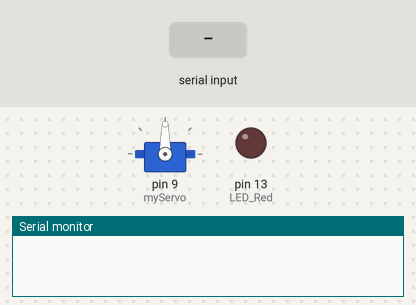
Simulated run of this sketch. Board: Arduino Uno, built with avr-gcc and run on an emulated ATmega328P. Parts: servo, output pins drawn as LEDs (lit = HIGH), the last lines printed to the serial monitor. Inputs (shaded band) come from the test bench.

Above: at 1.2 s.
1.3 s: "1" received over the second serial link
At 2.3 s:
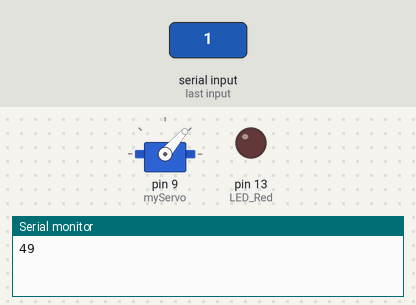
2.8 s: "0" received over the second serial link
At 3.5 s:
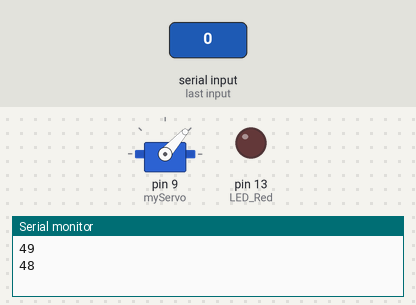
Timing chart, 0 to 5.8 s (numbered marks = the images above; inputs shaded):
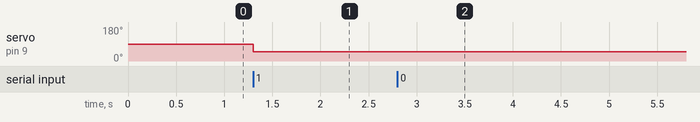

Measured:
- after the input at 1.3 s, servo on pin 9 (myServo): 90° → 49° at once
- after the input at 2.8 s, servo on pin 9 (myServo): 49° → 48° at once

The sketch:

SM_Android_LED.ino
```cpp
#include <SoftwareSerial.h>
#include <Servo.h>

int LED_Red = 13;
Servo myServo;
int BT_TX = 10;
int BT_RX = 11;
SoftwareSerial BT(BT_TX, BT_RX);
int value = 0;

void setup(){
  myServo.attach(9);
  Serial.begin(9600);
  BT.begin(9600);
  pinMode(LED_Red,OUTPUT);
}

void loop(){
  if(BT.available()>0){
    int servoPos = BT.read();
    Serial.println(servoPos);
    myServo.write(servoPos);
    value = servoPos;
  }
  if(value >= 90){
    digitalWrite(LED_Red, HIGH);
  }else{
    digitalWrite(LED_Red, LOW);
  }
}
```
